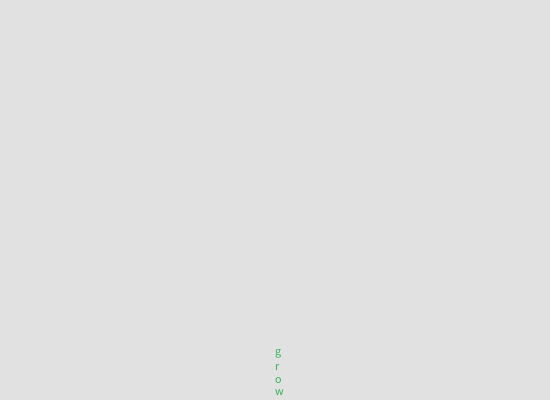
Frame 1 (no input)
Frame 60 (the mouse pressed at the canvas centre just before this capture): identical to frame 1, image omitted
Frame 120 (the mouse held since frame 60 and released just before this capture): identical to frame 1, image omitted

The Processing sketch that drew this single still picture (run headless with seeded random() and noise(); from frame 60 on, the mouse is pressed at the canvas centre):

// Processing sketch: sketch_006_Grow
// ── sketch_006_Grow.pde
/* using Processing example "tickle" as reference
  https://processing.org/examples/tickle.html */

String message = "grow";
float x, y; // X and Y coordinates of text
float hr, vr; // horizontal and vertical coordinates of text
char g, r, o, w;
//float q = 0.0;

void setup(){
  
 size(550, 400);
  
} //end setup



void draw(){
  
  background(225);
  
  pushMatrix();
    grow();
  popMatrix();
  
} //end draw


void grow(){
  
  green();
  text("g", width/2, 355);
  text("r", width/2, 370);
  text("o", width/2, 383);
  text("w", width/2, 395);
  
} //end grow


void green(){
 
  fill(49, 180, 86);
  
} //end green
